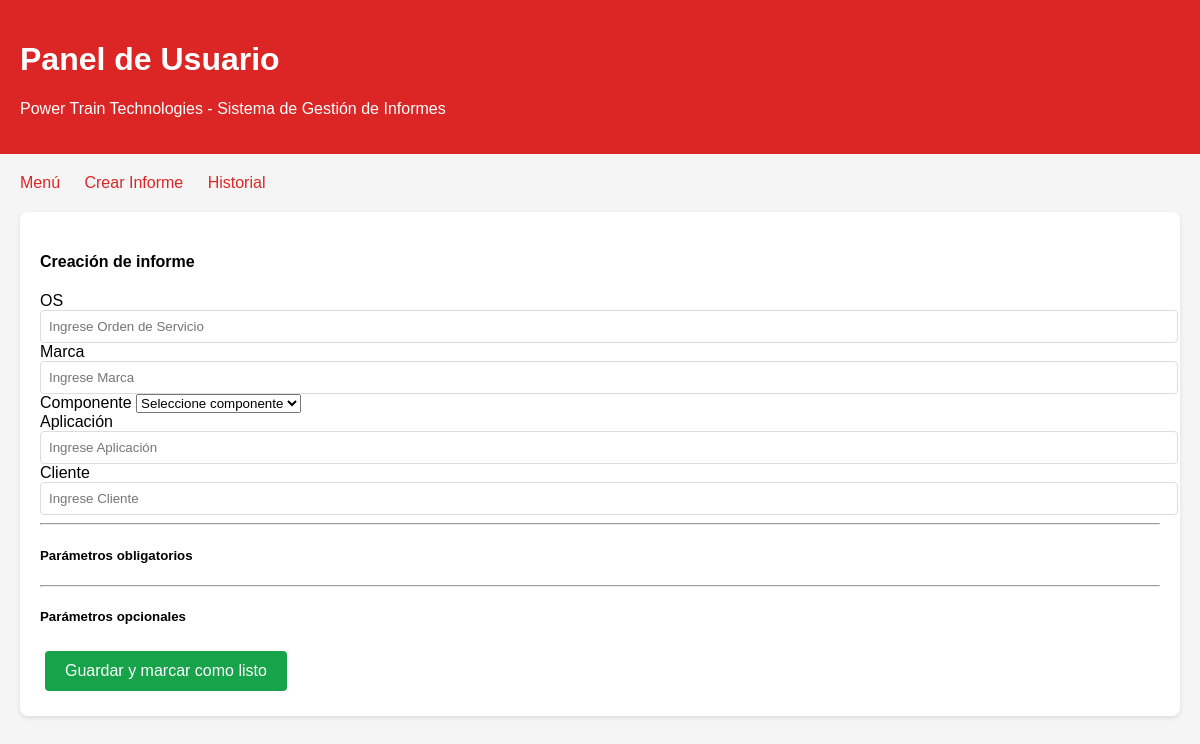
/crear/ (signed in), run on an earlier commit of the app's database.
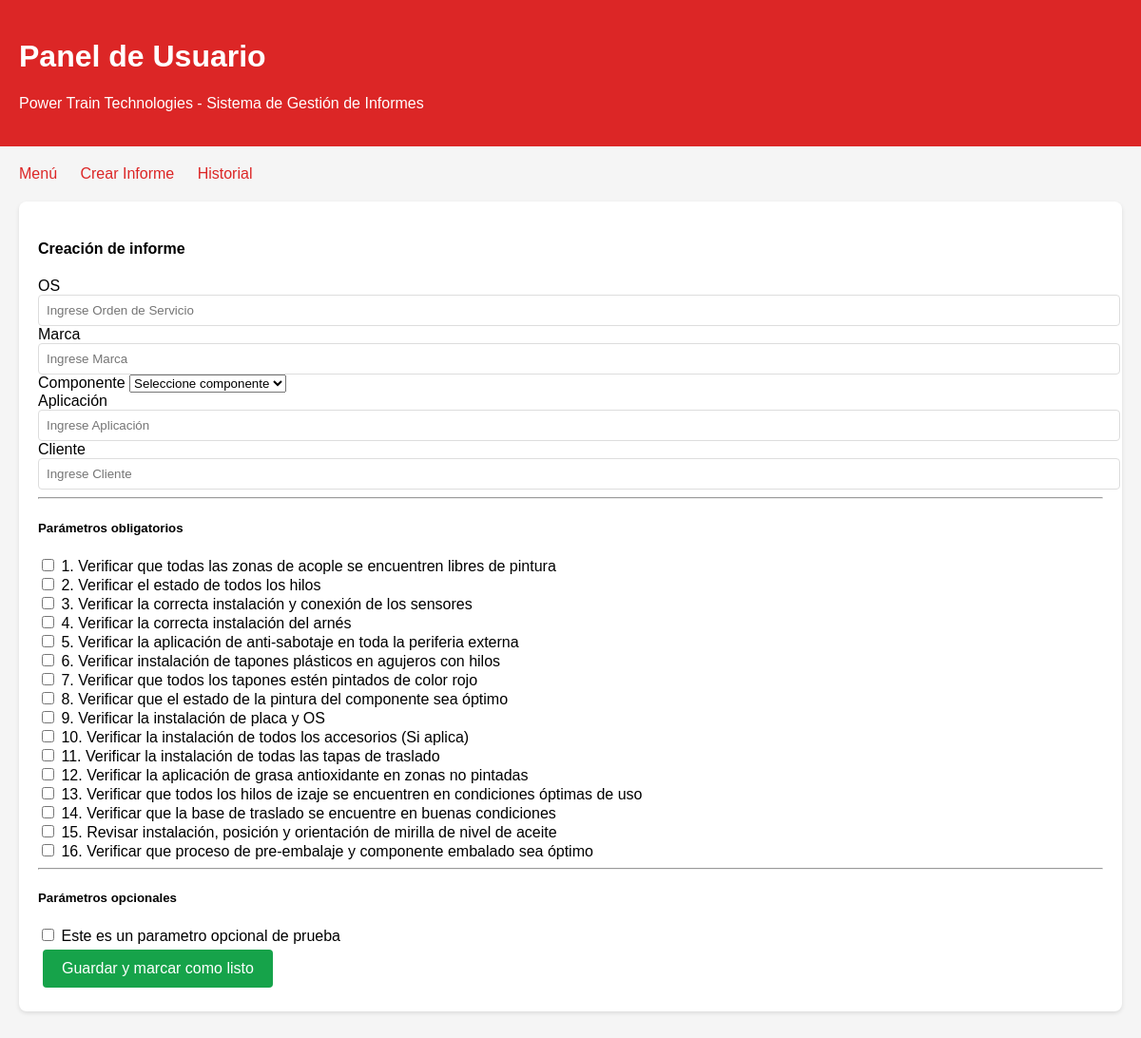
And on a later commit of the database.
### admin_panel/models.py (models this page shows, shortened)
class ParametroObligatorio(models.Model):
    numero = models.IntegerField(unique=True)
    descripcion = models.TextField()
    activo = models.BooleanField(default=True)
    class Meta:
        ordering = ['numero']

class ParametroOpcional(models.Model):
    descripcion = models.TextField()
    activo = models.BooleanField(default=True)
    creado_por = models.ForeignKey(User, on_delete=models.CASCADE)
    fecha_creacion = models.DateTimeField(auto_now_add=True)

### user_panel/views.py (the view, shortened to what this page needs)
# urls.py: path('crear/', views.crear_informe, name='crear_informe'),
@login_required
def crear_informe(request):
    context = {
        'obligatorios': ParametroObligatorio.objects.filter(activo=True),
        'opcionales': ParametroOpcional.objects.filter(activo=True),
        'componentes': Componente.objects.filter(activo=True),
    }
    return render(request, 'user_panel/crear_informe.html', context)

### user_panel/templates/user_panel/crear_informe.html (shortened to what this page needs)
{% extends "user_panel/base.html" %}
{% block content %}
<div class="card">
<form method="post">
<h4>Creación de informe</h4>
<div class="mb-3">
    <label class="form-label">OS</label>
    <input type="text" name="numero_os" class="form-control"
           placeholder="Ingrese Orden de Servicio" required>
</div>
<div class="mb-3">
    <label class="form-label">Marca</label>
    <input type="text" name="marca" class="form-control"
           placeholder="Ingrese Marca" required>
</div>
<div class="mb-3">
    <label class="form-label">Componente</label>
    <select name="componente" class="form-select" required>
        <option value="">Seleccione componente</option>
    </select>
</div>
<div class="mb-3">
    <label class="form-label">Aplicación</label>
    <input type="text" name="aplicacion" class="form-control"
           placeholder="Ingrese Aplicación" required>
</div>
<div class="mb-3">
    <label class="form-label">Cliente</label>
    <input type="text" name="cliente" class="form-control"
           placeholder="Ingrese Cliente" required>
</div>
<hr>
<h5>Parámetros obligatorios</h5>
{% for p in obligatorios %}
<div class="form-check mb-2">
    <input class="form-check-input"
           type="checkbox"
           name="obl_{{ p.id }}"
           id="obl{{ p.id }}"
           required>
    <label class="form-check-label" for="obl{{ p.id }}">
        {{ p.numero }}. {{ p.descripcion }}
    </label>
</div>
{% endfor %}
<hr>
<h5>Parámetros opcionales</h5>
{% for p in opcionales %}
<div class="form-check mb-2">
    <input class="form-check-input"
           type="checkbox"
           name="opc_{{ p.id }}"
           id="opc{{ p.id }}">
    <label class="form-check-label" for="opc{{ p.id }}">
        {{ p.descripcion }}
    </label>
</div>
{% endfor %}
<button class="btn btn-success mt-3 w-100">
    Guardar y marcar como listo
</button>
</form>
</div>
{% endblock %}

### user_panel/templates/user_panel/base.html (shortened to what this page needs)
<!DOCTYPE html>
<html lang="es">
<head>
</head>
<body>
  <div class="header">
    <div class="container">
      <h1>Panel de Usuario</h1>
      <p>Power Train Technologies - Sistema de Gestión de Informes</p>
    </div>
  </div>
  <div class="container">
    <div class="nav">
      <a href="{% url 'menu' %}">Menú</a>
      <a href="{% url 'crear_informe' %}">Crear Informe</a>
      <a href="{% url 'historial' %}">Historial</a>
    </div>
    {% block content %}
    {% endblock %}
  </div>
</body>
</html>

### user_panel/templates/user_panel/base.html (style rules this page uses)
body { font-family: Arial, sans-serif; margin: 0; padding: 20px; background: #f5f5f5; }
.header { background: #dc2626; color: white; padding: 20px; margin: -20px -20px 20px -20px; }
.container { max-width: 1200px; margin: 0 auto; }
.card { background: white; padding: 20px; margin: 20px 0; border-radius: 8px; box-shadow: 0 2px 4px rgba(0,0,0,0.1); }
.btn { background: #dc2626; color: white; padding: 10px 20px; text-decoration: none; border-radius: 4px; display: inline-flex; align-items: center; justify-content: center; text-align: center; gap: 8px; margin: 5px; border: none; cursor: pointer; font-size: 16px; min-height: 40px; }
.btn-success { background: #16a34a; }
.nav { margin: 20px 0; }
.nav a { margin-right: 20px; color: #dc2626; text-decoration: none; }
.form-control { width: 100%; padding: 8px; border: 1px solid #ddd; border-radius: 4px; }

What changed in the data, as far as the page shows it:
added ParametroObligatorio: numero "1", descripcion "Verificar que todas las zonas de acople se encuentren libres de pintura"
added ParametroObligatorio: numero "2", descripcion "Verificar el estado de todos los hilos"
added ParametroObligatorio: numero "3", descripcion "Verificar la correcta instalación y conexión de los sensores"
added ParametroObligatorio: numero "4", descripcion "Verificar la correcta instalación del arnés"
added ParametroObligatorio: numero "5", descripcion "Verificar la aplicación de anti-sabotaje en toda la periferia externa"
added ParametroObligatorio: numero "6", descripcion "Verificar instalación de tapones plásticos en agujeros con hilos"
added ParametroObligatorio: numero "7", descripcion "Verificar que todos los tapones estén pintados de color rojo"
added ParametroObligatorio: numero "8", descripcion "Verificar que el estado de la pintura del componente sea óptimo"
added ParametroObligatorio: numero "9", descripcion "Verificar la instalación de placa y OS"
added ParametroObligatorio: numero "10", descripcion "Verificar la instalación de todos los accesorios (Si aplica)"
added ParametroObligatorio: numero "11", descripcion "Verificar la instalación de todas las tapas de traslado"
added ParametroObligatorio: numero "12", descripcion "Verificar la aplicación de grasa antioxidante en zonas no pintadas"
added ParametroObligatorio: numero "13", descripcion "Verificar que todos los hilos de izaje se encuentren en condiciones óptimas de uso"
added ParametroObligatorio: numero "14", descripcion "Verificar que la base de traslado se encuentre en buenas condiciones"
added ParametroObligatorio: numero "15", descripcion "Revisar instalación, posición y orientación de mirilla de nivel de aceite"
added ParametroObligatorio: numero "16", descripcion "Verificar que proceso de pre-embalaje y componente embalado sea óptimo"
added ParametroOpcional: descripcion "Este es un parametro opcional de prueba"
